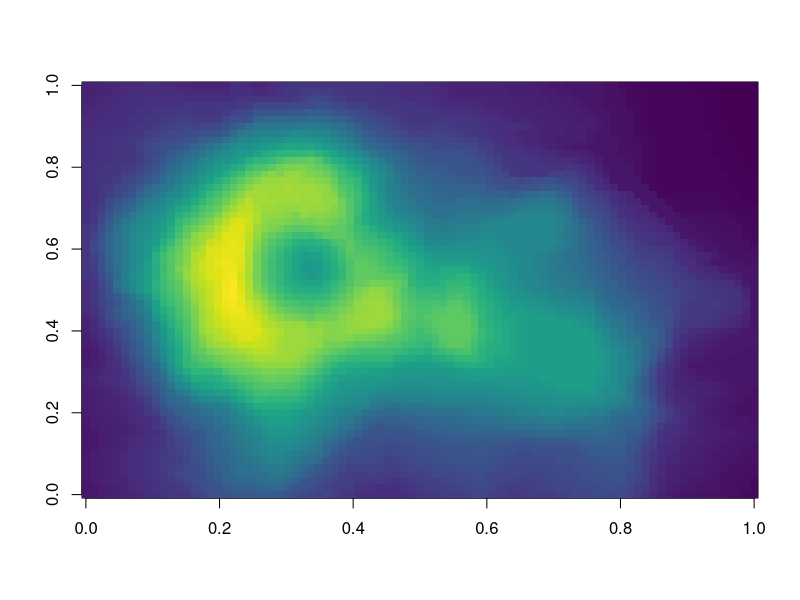

This figure's R source:
## ---- chunk 1
install.packages("viridisLite")
library(viridis)
## ---- chunk 2
image(volcano, col = viridis(200))
